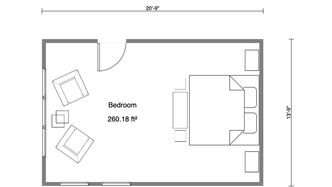
#> input picture aicte_models/image.jpg, 332 x 187 px
$ python -i object.py   (imports and definitions only)
#> lines starting #> are read from the running program, lines starting #| are printed output that depends on the picture; after the words box and inside, x2 and y2 are one past the last pixel; in counts of white or black regions, pixels touching at a corner belong together
#> further down, picture is the input picture: shape (187, 332, 3); min 38, max 255, mean 246.1
from fastapi import APIRouter, HTTPException
import cv2
import numpy as np
import requests
import logging

# ============================================================================
# LIGHTWEIGHT OBJECT DETECTION - Using OpenCV + Haar Cascades
# ============================================================================
# This implementation uses OpenCV's built-in detection capabilities:
#
# 1. **Haar Cascade Classifiers** (Lightweight, CPU-friendly):
#    - Pre-trained classifiers for common objects
#    - No GPU required
#    - Fast inference time
#
# 2. **OpenCV DNN Module with MobileNet-SSD**:
#    - Lightweight deep learning model (~20MB)
#    - CPU-optimized
#    - Good accuracy for general object detection
#
# 3. **Contour-based Detection**:
#    - Shape and structure analysis
#    - Building/infrastructure detection
#    - Edge detection for architectural elements
# ============================================================================

# [1 line not run here, left out]
logger = logging.getLogger(__name__)

class LightweightDetectionModel:
    """
    Lightweight object detection using OpenCV DNN with MobileNet-SSD.
    This is a CPU-friendly alternative to YOLO.
    """
    def __init__(self):
        self.model = None
        self.classes = [
            'background', 'building', 'person', 'bicycle', 'car', 'motorcycle',
            'airplane', 'bus', 'train', 'truck', 'boat', 'traffic light',
            'fire hydrant', 'stop sign', 'parking meter', 'bench', 'bird',
            'cat', 'dog', 'horse', 'sheep', 'cow', 'elephant', 'bear',
            'zebra', 'giraffe', 'backpack', 'umbrella', 'handbag', 'tie',
            'suitcase', 'frisbee', 'skis', 'snowboard', 'sports ball',
            'kite', 'baseball bat', 'baseball glove', 'skateboard',
            'surfboard', 'tennis racket', 'bottle', 'wine glass', 'cup',
            'fork', 'knife', 'spoon', 'bowl', 'banana', 'apple',
            'sandwich', 'orange', 'broccoli', 'carrot', 'hot dog', 'pizza',
            'donut', 'cake', 'chair', 'couch', 'potted plant', 'bed',
            'dining table', 'toilet', 'tv', 'laptop', 'mouse', 'remote',
            'keyboard', 'cell phone', 'microwave', 'oven', 'toaster',
            'sink', 'refrigerator', 'book', 'clock', 'vase', 'scissors',
            'teddy bear', 'hair drier', 'toothbrush'
        ]

        # Try to load MobileNet-SSD model (optional)
        try:
            # Note: You would need to download these files:
            # https://github.com/chuanqi305/MobileNet-SSD/blob/master/MobileNetSSD_deploy.prototxt
            # https://github.com/chuanqi305/MobileNet-SSD/blob/master/MobileNetSSD_deploy.caffemodel
            # For now, we'll use OpenCV-based detection as fallback
            logger.info("Using OpenCV-based detection (MobileNet-SSD not loaded)")
        except Exception as e:
            logger.warning(f"Could not load MobileNet-SSD: {e}. Using OpenCV fallback.")

    # [6 lines left out: function __call__, not called in this run]

class DetectionResult:
    """Result object that contains detection information"""
    # [12 lines left out: function __init__, not called in this run]

class DetectionBoxes:
    """Boxes object containing detected objects"""
    def __init__(self, img):
        self.detections = self._detect_objects(img)

    # [83 lines left out: functions _detect_objects, _classify_object, _get_class_name, not called in this run]

    def __iter__(self):
        """Make the boxes iterable"""
        return iter(self.detections)

# Initialize lightweight detection model
model = LightweightDetectionModel()

# [9 lines left out: function process_image, not called in this run]

def analyze_image_opencv(img):
    """
    Alternative: Analyze image using OpenCV without ML models.

    This function demonstrates basic image analysis that can be used
    instead of heavy ML models for simple infrastructure validation.
    """
    if img is None:
        return None

    # Get image properties
    height, width = img.shape[:2]
#> height = 187; width = 332

    # Convert to grayscale
    gray = cv2.cvtColor(img, cv2.COLOR_BGR2GRAY)

    # Detect edges
    edges = cv2.Canny(gray, 50, 150)
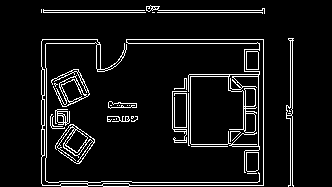
#> edges: shape (187, 332); 7.5% white in thin lines or dots, all inside (x1, y1, x2, y2) = (41, 5, 294, 187)

    # Find contours
    contours, _ = cv2.findContours(edges, cv2.RETR_EXTERNAL, cv2.CHAIN_APPROX_SIMPLE)
#> contours = 26 contours, 15 with area under 20; largest, box (x1, y1, x2, y2) and area: (41, 39, 264, 187) 6060, (51, 69, 90, 107) 600, (55, 124, 95, 164) 542, (246, 152, 259, 172) 224, (246, 51, 259, 70) 216

    # Basic analysis
    analysis = {
        'dimensions': {'width': width, 'height': height},
        'total_pixels': width * height,
        'num_contours': len(contours),
        'has_content': len(contours) > 10,  # Simple check
        'brightness': float(np.mean(gray)),
        'contrast': float(np.std(gray))
    }

    return analysis

>>> import cv2
>>> picture = cv2.imread('../../../image.jpg')
>>> result = analyze_image_opencv(picture)
#> result = 6 items
